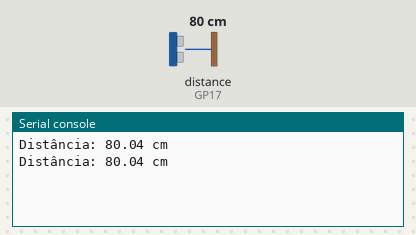
The program below on a simulated Raspberry Pi Pico running MicroPython. Parts: the last lines printed to the serial console. The test bench sets the inputs (shaded band); at power-on: distance to the obstacle (sensor on GP17) 80 cm. The echo pulse lasts 58.3 µs per cm.

Above: at 1.2 s.
1.3 s: distance to the obstacle (sensor on GP17) set to 2 cm
At 2.6 s:
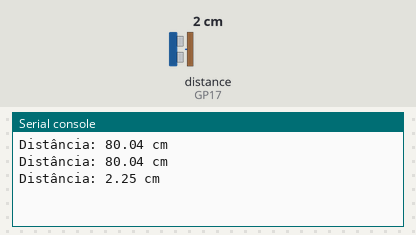
2.8 s: distance to the obstacle (sensor on GP17) set to 4 cm
At 3.8 s:
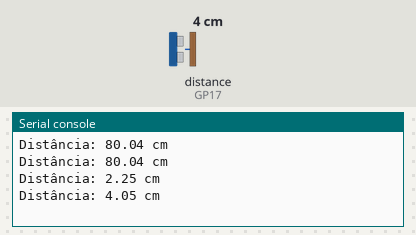
Timing chart, 0 to 5.8 s (numbered marks = the images above; inputs shaded):
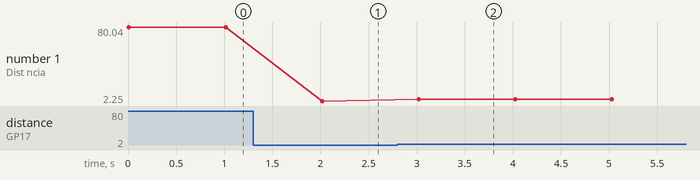

Measured:
- after the input at 1.3 s, the serial console: prints a new line after 0.72 s (image 1)
- after the input at 2.8 s, the serial console: prints a new line after 0.22 s (image 2)
- plotted number 1: 80.04 → 2.25 after the input at 1.3 s, 2.25 → 4.05 after the input at 2.8 s

The program:

ultrasonic.py
```python
from machine import Pin
from utime import sleep, ticks_us, ticks_diff

# Configurações de pinos
trig = Pin(14, Pin.OUT)  # Pino de disparo do sensor
echo = Pin(17, Pin.IN)   # Pino de recepção do sensor

while True:
    # Garante que o TRIG está em nível baixo
    trig.low()
    sleep(0.002)  # Aguarda 2ms para estabilizar

    # Envia um pulso de 10us
    trig.high()
    sleep(0.00001)
    trig.low()

    # Espera o início do pulso no ECHO
    while echo.value() == 0:
        start = ticks_us()

    # Espera o fim do pulso no ECHO
    while echo.value() == 1:
        end = ticks_us()

    # Calcula a duração do pulso
    # duracao → é o tempo (em microssegundos) que o pulso ultrassônico demorou para ir até o objeto e voltar.
    duracao = ticks_diff(end, start)

    # Calcula a distância em centímetros
    #0.0343 → é a velocidade do som em centímetros por microssegundo.
    distancia = (duracao * 0.0343) / 2

    """
    343 metros/segundo = 34.300 centímetros/segundo
    1 segundo = 1.000.000 microssegundos
    34300 ÷1.000.000 = 0,0343 centímetros por microssegundo
    """

    print(f"Distância: {distancia:.2f} cm")

    sleep(1)  # Aguarda 1 segundo antes da próxima leitura
```
